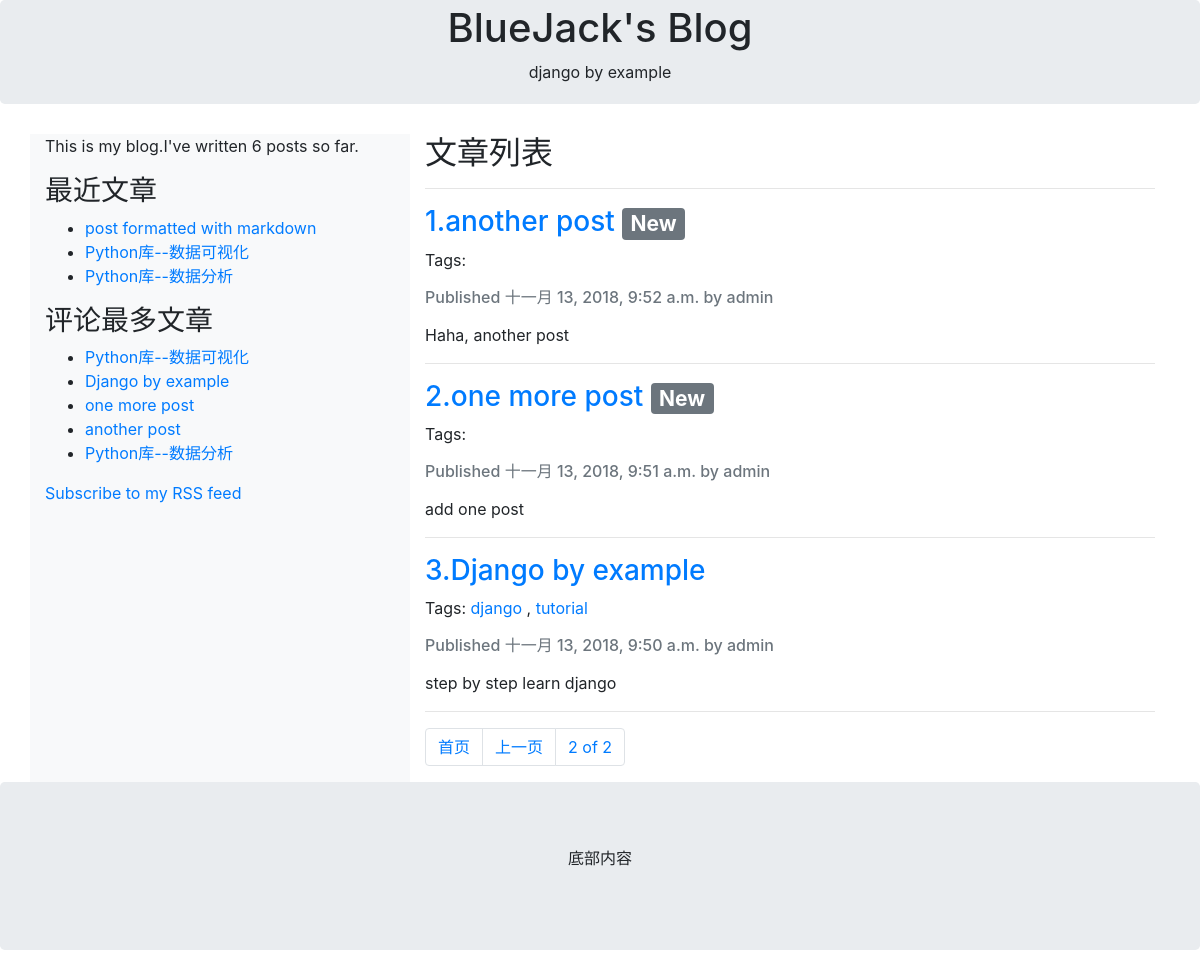
Screenshot of /blog/?page=2 with the database file from the repository.
### blog/models.py (models this page shows, shortened)
class Post(models.Model):
    STATUS_CHOICES = (('draft', 'Draft'), ('published', 'Published'))
    title = models.CharField(max_length=300)
    slug = models.SlugField(max_length=300, unique_for_date='publish')
    author = models.ForeignKey(User, related_name='blog_posts', on_delete=models.CASCADE)
    body = models.TextField()
    publish = models.DateTimeField(default=timezone.now)
    created = models.DateTimeField(auto_now_add=True)
    updated = models.DateTimeField(auto_now=True)
    status = models.CharField(max_length=10, choices=STATUS_CHOICES, default='draft')
    tags = TaggableManager()
    objects = models.Manager()
    published = PublishedManager()
    class Meta:
        ordering = ('-publish',)
    def get_absolute_url(self):
        return reverse('blog:detail', args=(self.pk,))

### blog/views.py (the view)
# urls.py: path('', views.post_list, name='list'),
def post_list(request, tag_slug=None):
    posts = Post.published.all()
    tag = None
    if tag_slug:
        tag = get_object_or_404(Tag, slug=tag_slug)
        posts = posts.filter(tags__in=[tag])
    paginator = Paginator(posts, 3)
    page_id = request.GET.get('page')
    try:
        page = paginator.page(page_id)
    except PageNotAnInteger:
        page = paginator.page(1)
    except EmptyPage:
        page = paginator.page(paginator.num_pages)
    context = {'object_list': page, 'page_obj': page, 'tag': tag}
    return render(request, 'blog/post_list.html', context=context)

### blog/models.py (called while the page is built)
    def get_queryset(self):
        return super(PublishedManager, self).get_queryset().filter(status='published')

### blog/templatetags/blog_tags.py (called while the page is built)
@register.simple_tag
def total_posts():
    return Post.published.count()

@register.inclusion_tag('blog/latest_posts.html')
def show_latest_posts(count=5):
    latest_posts = Post.published.order_by('-publish')[:count]
    return {'latest_posts': latest_posts}

@register.simple_tag
def get_most_commented_posts(count=5):
    return Post.published.annotate(total_comments=Count('comments')).order_by('-total_comments')[:count]

@register.filter(name='markdown')
def markdown_format(text):
    return mark_safe(markdown.markdown(text))

### blog/templates/blog/post_list.html (shortened to what this page needs)
{% extends "blog/base.html" %}
{% load blog_tags %}
{% block content %}
    {% if tag %}
        <h2>文章列表(tagged with "{{tag.name}}")</h2>
    {% else %}
        <h2>文章列表</h2><hr>
    {% endif %}
    {% for post in object_list %}
        <h3>
            <a href="{{ post.get_absolute_url }}">
                {{forloop.counter}}.{{ post.title }}
            </a>
        {% if forloop.counter <= 2  %}
            <span class="badge badge-secondary">New</span>
        {% endif %}
        </h3>
        <p>Tags:
        {% for tag in post.tags.all %}
            <a href="{% url 'blog:list_by_tag' tag.slug %}">{{tag.name}}</a>
            {% if not forloop.last %},{% endif %}
        {% endfor %}
        </p>
        <h6 class="text-muted">
            Published {{ post.publish }} by {{ post.author }}
        </h6>
        <p class="text-dark">
            {{ post.body|markdown|truncatewords:30 }}
        </p><hr>
    {% endfor %}
    {% include 'blog/pagination.html' %}
{% endblock %}

### blog/templates/blog/base.html (shortened to what this page needs)
{% load blog_tags %}
{% load static %}
<!DOCTYPE html>
<html>
<head>
    <link rel="stylesheet" href="https://cdn.bootcss.com/bootstrap/4.1.0/css/bootstrap.min.css">
</head>
<body>
<div class="jumbotron text-center m-0 p-1">
      <h1>BlueJack's Blog</h1>
      <p>django by example</p>
</div>
<div class="container" style="margin-top:30px">
      <div class="row">
        <div class="col-sm-4 bg-light">
          <p>This is my blog.I've written {% total_posts %} posts so far.</p>
          <h3>最近文章</h3>
          {% show_latest_posts 3 %}
          <h3>评论最多文章</h3>
          {% get_most_commented_posts as most_commented_posts %}
          <ul>
          {% for post in most_commented_posts %}
              <li>
                  <a href="{{post.get_absolute_url}}">{{post.title}}</a>
              </li>
          {% endfor %}
          </ul>
          <p><a href='{% url "blog:post_feed" %}'>Subscribe to my RSS feed</a></p>
        </div>
        <div class="col-sm-8">
          {% block content %}{% endblock %}
        </div>
      </div>
</div>
<div class="jumbotron text-center">
      <p>底部内容</p>
</div>
</body>
</html>

### blog/templates/blog/latest_posts.html
<ul>
    {% for post in latest_posts %}
    <li>
        <a href="{{post.get_absolute_url}}">{{post.title}}</a>
    </li>
    {% endfor %}
</ul>

### rows the page displays
Post: title "post formatted with markdown"
Post: title "Python库--数据可视化"
Post: title "Python库--数据分析"
Post: title "Django by example", publish "十一月 13, 2018, 9:50 a.m.", author "admin", body "step by step learn django"
Post: title "one more post", shows "New", publish "十一月 13, 2018, 9:51 a.m.", author "admin", body "add one post"
Post: title "another post", shows "New", publish "十一月 13, 2018, 9:52 a.m.", author "admin", body "Haha, another post"
Tag: name "django"
Tag: name "tutorial"

### other values shown
{{ page_obj.number }} "2"
{{ page_obj.paginator.num_pages }} "2"
